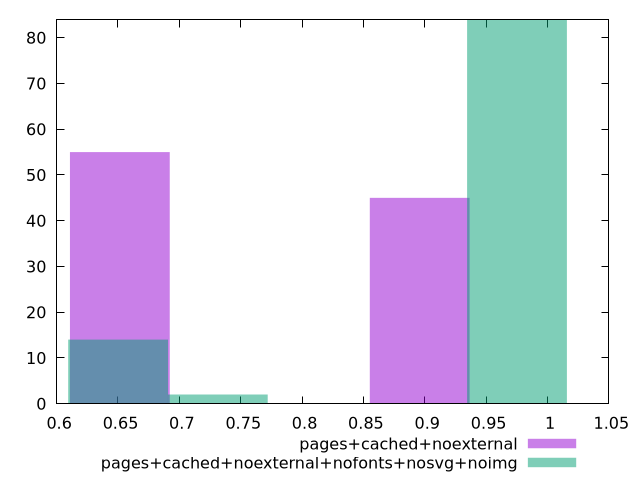

The gnuplot source for this figure:
$_pagesCachedNoexternal <<EOF
0.8958520099543271 45
0.6515287345122379 55
EOF
$_pagesCachedNoexternalNofontsNosvgNoimg <<EOF
0.9751364711425703 84
0.6500909807617136 14
0.7313523533569277 2
EOF
set key outside below
set terminal pngcairo
set output "report_00004_2020-11-02T20-21-41.718Z/render-blocking-resources/render-blocking-resources_pages+cached+noexternal_pages+cached+noexternal+nofonts+nosvg+noimg+hist.png"
set boxwidth 0.0812613725952142
set style fill transparent solid 0.5 noborder
set yrange [0:84]
plot $_pagesCachedNoexternal title "pages+cached+noexternal" with boxes ,$_pagesCachedNoexternalNofontsNosvgNoimg title "pages+cached+noexternal+nofonts+nosvg+noimg" with boxes ,
